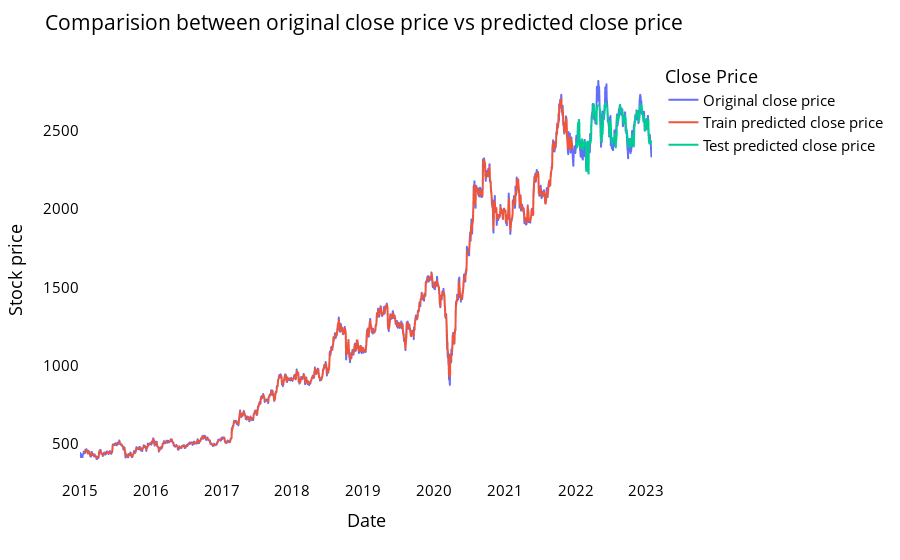

The cell this chart's notebook holds for it:
### Markdown cell above
### Comparision between original stock close price vs predicted close price

### Code cell
# shift train predictions for plotting

look_back=time_step
trainPredictPlot = np.empty_like(closedf)
trainPredictPlot[:, :] = np.nan
trainPredictPlot[look_back:len(train_predict)+look_back, :] = train_predict
print("Train predicted data: ", trainPredictPlot.shape)

# shift test predictions for plotting
testPredictPlot = np.empty_like(closedf)
testPredictPlot[:, :] = np.nan
testPredictPlot[len(train_predict)+(look_back*2)+1:len(closedf)-1, :] = test_predict
print("Test predicted data: ", testPredictPlot.shape)

names = cycle(['Original close price','Train predicted close price','Test predicted close price'])


plotdf = pd.DataFrame({'Date': close_stock['Date'],
                       'original_close': close_stock['Close'],
                      'train_predicted_close': trainPredictPlot.reshape(1,-1)[0].tolist(),
                      'test_predicted_close': testPredictPlot.reshape(1,-1)[0].tolist()})

fig = px.line(plotdf,x=plotdf['Date'], y=[plotdf['original_close'],plotdf['train_predicted_close'],
                                          plotdf['test_predicted_close']],
              labels={'value':'Stock price','Date': 'Date'})
fig.update_layout(title_text='Comparision between original close price vs predicted close price',
                  plot_bgcolor='white', font_size=15, font_color='black', legend_title_text='Close Price')
fig.for_each_trace(lambda t:  t.update(name = next(names)))

fig.update_xaxes(showgrid=False)
fig.update_yaxes(showgrid=False)
fig.show()

### Figure 1 — Plotly figure (JSON) as saved in the notebook; plotly's stock layout.template omitted (floating-point values rounded to 4 significant figures; data arrays with more than 128 entries replaced by an {"elided": "..."} marker saying what was removed)
{"data": [{"hovertemplate": "variable=original_close<br>Date=%{x}<br>Stock price=%{y}<extra></extra>", "legendgroup": "original_close", "line": {"color": "#636efa", "dash": "solid"}, "marker": {"symbol": "circle"}, "mode": "lines", "name": "Original close price", "showlegend": true, "type": "scattergl", "x": {"elided": "1996 str values"}, "xaxis": "x", "y": {"elided": "1996 float values"}, "yaxis": "y"}, {"hovertemplate": "variable=train_predicted_close<br>Date=%{x}<br>Stock price=%{y}<extra></extra>", "legendgroup": "train_predicted_close", "line": {"color": "#EF553B", "dash": "solid"}, "marker": {"symbol": "circle"}, "mode": "lines", "name": "Train predicted close price", "showlegend": true, "type": "scattergl", "x": {"elided": "1996 str values"}, "xaxis": "x", "y": {"elided": "1996 float values"}, "yaxis": "y"}, {"hovertemplate": "variable=test_predicted_close<br>Date=%{x}<br>Stock price=%{y}<extra></extra>", "legendgroup": "test_predicted_close", "line": {"color": "#00cc96", "dash": "solid"}, "marker": {"symbol": "circle"}, "mode": "lines", "name": "Test predicted close price", "showlegend": true, "type": "scattergl", "x": {"elided": "1996 str values"}, "xaxis": "x", "y": {"elided": "1996 float values"}, "yaxis": "y"}], "layout": {"font": {"color": "black", "size": 15}, "legend": {"title": {"text": "Close Price"}, "tracegroupgap": 0}, "margin": {"t": 60}, "plot_bgcolor": "white", "title": {"text": "Comparision between original close price vs predicted close price"}, "xaxis": {"anchor": "y", "domain": [0, 1], "showgrid": false, "title": {"text": "Date"}}, "yaxis": {"anchor": "x", "domain": [0, 1], "showgrid": false, "title": {"text": "Stock price"}}}}
